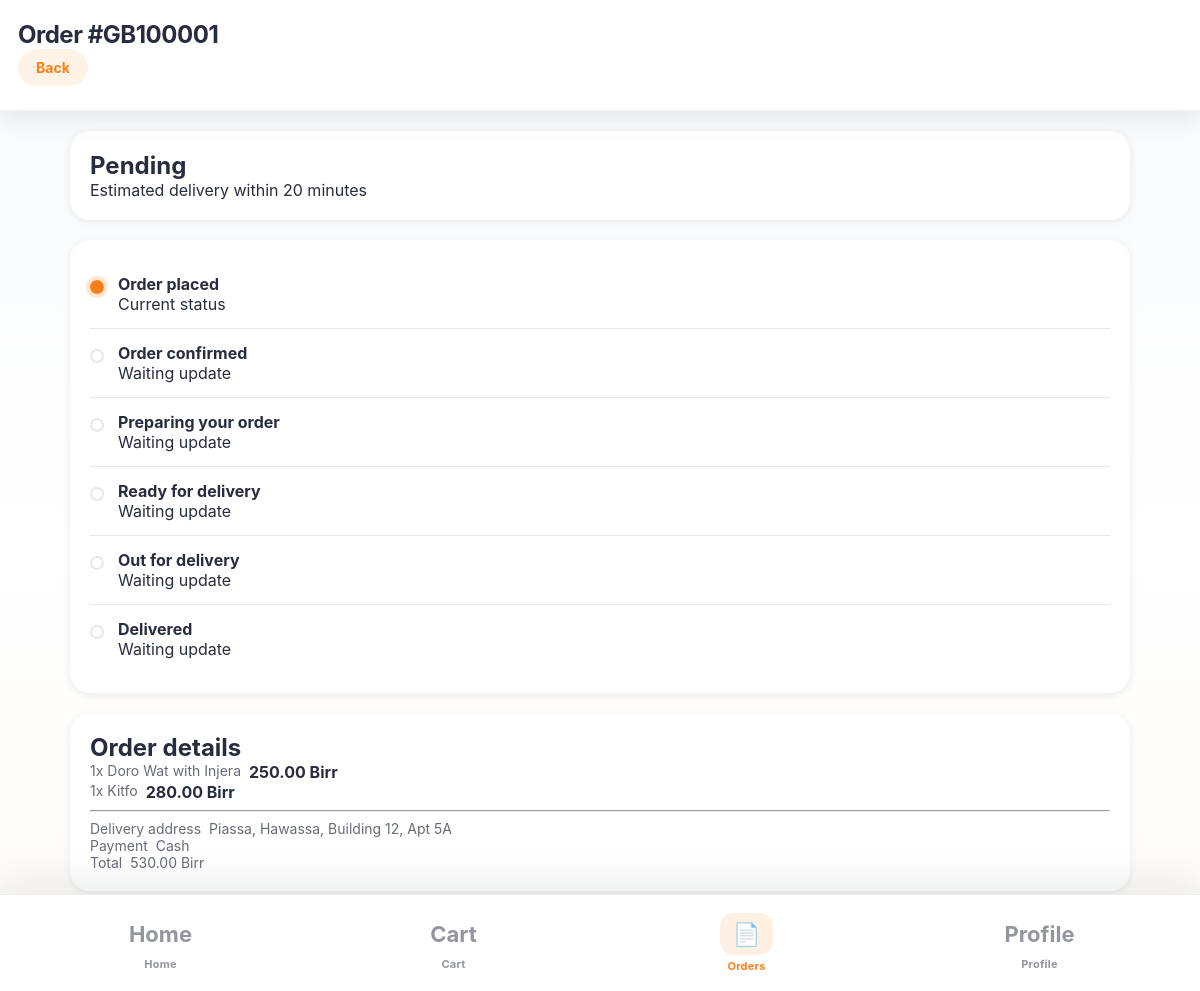
Page /customer/order-detail.php?id=1 (signed in) on the committed database.
### tables this page shows
CREATE TABLE orders (
    id INT PRIMARY KEY AUTO_INCREMENT,
    order_number VARCHAR(20) UNIQUE NOT NULL,
    user_id INT NOT NULL,
    restaurant_id INT NOT NULL,
    delivery_address TEXT NOT NULL,
    payment_method ENUM('cash', 'bank_transfer', 'telebirr', 'mpesa', 'wallet') DEFAULT 'cash',
    payment_status ENUM('pending', 'paid', 'failed') DEFAULT 'pending',
    total_amount DECIMAL(10,2) NOT NULL,
    delivery_fee DECIMAL(10,2) DEFAULT 0,
    status ENUM('pending', 'confirmed', 'preparing', 'ready', 'out_for_delivery', 'delivered', 'cancelled') DEFAULT 'pending',
    created_at TIMESTAMP DEFAULT CURRENT_TIMESTAMP,
    updated_at TIMESTAMP DEFAULT CURRENT_TIMESTAMP ON UPDATE CURRENT_TIMESTAMP,
    FOREIGN KEY (user_id) REFERENCES users(id) ON DELETE CASCADE,
    FOREIGN KEY (restaurant_id) REFERENCES restaurants(id) ON DELETE CASCADE
);

CREATE TABLE order_items (
    id INT PRIMARY KEY AUTO_INCREMENT,
    order_id INT NOT NULL,
    menu_item_id INT NOT NULL,
    quantity INT NOT NULL,
    price DECIMAL(10,2) NOT NULL,
    FOREIGN KEY (order_id) REFERENCES orders(id) ON DELETE CASCADE,
    FOREIGN KEY (menu_item_id) REFERENCES menu_items(id) ON DELETE CASCADE
);

CREATE TABLE menu_items (
    id INT PRIMARY KEY AUTO_INCREMENT,
    category_id INT NOT NULL,
    name VARCHAR(150) NOT NULL,
    description TEXT,
    price DECIMAL(10,2) NOT NULL,
    image VARCHAR(255),
    is_available BOOLEAN DEFAULT true,
    created_at TIMESTAMP DEFAULT CURRENT_TIMESTAMP,
    FOREIGN KEY (category_id) REFERENCES categories(id) ON DELETE CASCADE
);

### includes/functions.php (called while the page is built, shortened)
<?php
function format_price($amount) {
    return number_format((float)$amount, 2) . ' Birr';
}

### customer/order-detail.php (the view, shortened to what this page needs)
<?php
require_once __DIR__ . '/../includes/db.php';
$id = (int)($_GET['id'] ?? 0);
$stmt = $pdo->prepare('SELECT o.*, r.name AS restaurant_name, r.location AS restaurant_location FROM orders o JOIN restaurants r ON o.restaurant_id = r.id WHERE o.id = ? AND o.user_id = ? LIMIT 1');
$stmt->execute([$id, $_SESSION['user']['id']]);
$order = $stmt->fetch(PDO::FETCH_ASSOC);
$itemStmt = $pdo->prepare('SELECT oi.*, mi.name FROM order_items oi JOIN menu_items mi ON oi.menu_item_id = mi.id WHERE oi.order_id = ?');
$itemStmt->execute([$id]);
$items = $itemStmt->fetchAll(PDO::FETCH_ASSOC);
$states = ['pending' => 'Order placed', 'confirmed' => 'Order confirmed', 'preparing' => 'Preparing your order', 'ready' => 'Ready for delivery', 'out_for_delivery' => 'Out for delivery', 'delivered' => 'Delivered'];
?>
<!DOCTYPE html>
<html lang="en">
<head>
    <link rel="stylesheet" href="/assets/css/style.css">
</head>
<body>
    <header class="page-header">
        <h1>Order #<?= htmlspecialchars($order['order_number']) ?></h1>
        <a class="pill-button" href="/customer/orders.php">Back</a>
    </header>
    <main class="page-content">
        <section class="track-card" data-order-id="<?= $order['id'] ?>">
            <h2><?= ucfirst(str_replace('_', ' ', $order['status'])) ?></h2>
            <p>Estimated delivery within 20 minutes</p>
        </section>
        <section class="timeline-card">
            <?php foreach ($states as $key => $label): ?>
                <div class="timeline-item <?= $key === $order['status'] ? 'active' : ($key === 'delivered' && $order['status'] === 'delivered' ? 'active' : '') ?>" data-status="<?= $key ?>">
                    <span class="timeline-dot"></span>
                    <div>
                        <strong><?= htmlspecialchars($label) ?></strong>
                        <p><?= $key === $order['status'] ? 'Current status' : 'Waiting update' ?></p>
                    </div>
                </div>
            <?php endforeach; ?>
        </section>
        <section class="detail-card">
            <h2>Order details</h2>
            <?php foreach ($items as $item): ?>
                <div class="detail-line">
                    <span><?= $item['quantity'] ?>x <?= htmlspecialchars($item['name']) ?></span>
                    <strong><?= format_price($item['price'] * $item['quantity']) ?></strong>
                </div>
            <?php endforeach; ?>
            <hr>
            <div class="detail-line"><span>Delivery address</span><span><?= htmlspecialchars($order['delivery_address']) ?></span></div>
            <div class="detail-line"><span>Payment</span><span><?= htmlspecialchars(ucfirst(str_replace('_', ' ', $order['payment_method']))) ?></span></div>
            <div class="detail-line"><span>Total</span><span><?= format_price($order['total_amount'] + $order['delivery_fee']) ?></span></div>
        </section>
    </main>
    <?php $active_nav = 'orders'; include __DIR__ . '/../includes/bottom-nav.php'; ?>
</body>
</html>

### assets/css/style.css (style rules this page uses)
body { transition: opacity 0.2s ease, transform 0.2s ease; }
.primary-btn, .secondary-btn, .pill-button { position: relative; overflow: hidden; }
.primary-btn::after, .secondary-btn::after, .pill-button::after { content: ''; position: absolute; inset: 0; background: radial-gradient(circle, rgba(255, 255, 255, 0.4) 0%, transparent 70%); border-radius: inherit; opacity: 0; transition: opacity 0.3s; pointer-events: none; }
.timeline-item.active .timeline-dot { animation: dot-pulse 1.5s ease-in-out infinite; }
* { box-sizing: border-box; }
:root { --primary-orange: #FC8019; --primary-dark: #E67E22; --accent-red: #FF6B6B; --accent-purple: #6C5CE7; --accent-green: #00B894; --dark-text: #282C3F; --dark-text-light: #1A202C; --gray-text: #686B78; --light-gray: #93959F; --success-green: #48C479; --error-red: #E53935; --warning-yellow: #FFC107; --bg-white: #FFFFFF; --bg-light: #F9FAFB; --bg-orange-tint: #FFF5ED; --border-gray: #E8E8E8; --shadow-sm: 0 2px 8px rgba(0, 0, 0, 0.08); --shadow-md: 0 4px 16px rgba(0, 0, 0, 0.12); --shadow-lg: 0 8px 24px rgba(0, 0, 0, 0.16); --shadow-xl: 0 12px 32px rgba(0, 0, 0, 0.18); --font: 'Okra', 'Inter', -apple-system, sans-serif; }
body { margin: 0; min-height: 100vh; font-family: var(--font); color: var(--dark-text); background: linear-gradient(180deg, #f7f9fb 0%, #ffffff 55%, #fefbf8 100%); background-attachment: fixed; }
a { color: inherit; text-decoration: none; }
h1, h2, h3, h4 { margin: 0; font-weight: 700; }
p { margin: 0; }
html { scroll-behavior: smooth; }
.info-card, .checkout-card, .menu-form-card, .menu-list, .order-card, .detail-card, .report-card, .admin-card, .track-card, .timeline-card, .stat-card, .profile-form, .cart-item-card, .summary-card, .report-line { background: #fff; border: none; border-radius: 20px; padding: 20px; margin-bottom: 20px; box-shadow: var(--shadow-sm); transition: all 0.3s cubic-bezier(0.4, 0, 0.2, 1); }
.page-header { padding: 20px 18px 24px; background: rgba(255,255,255,0.96); border-bottom: 1px solid rgba(34, 41, 47, 0.06); position: sticky; top: 0; z-index: 20; backdrop-filter: blur(18px); box-shadow: 0 8px 24px rgba(15, 23, 42, 0.08); }
.page-header h1 { font-size: 24px; letter-spacing: -0.02em; color: var(--dark-text); }
.page-content { padding: 20px; }
.restaurant-meta p, .menu-item-card p, .order-card p, .detail-line span, .report-line span { color: var(--gray-text); font-size: 14px; }
.restaurant-stats, .detail-line, .status-badge, .availability { display: flex; gap: 8px; flex-wrap: wrap; }
.track-card, .timeline-card, .report-card, .detail-card { padding: 20px; }
.timeline-card .timeline-item { display: flex; gap: 14px; align-items: flex-start; padding: 14px 0; border-bottom: 1px solid var(--border-gray); }
.timeline-card .timeline-item:last-child { border-bottom: none; }
.timeline-dot { width: 14px; height: 14px; border-radius: 50%; border: 2px solid var(--border-gray); margin-top: 6px; transition: all 0.3s ease; }
.timeline-item.active .timeline-dot { background: linear-gradient(135deg, var(--primary-orange), var(--primary-dark)); border-color: var(--primary-orange); box-shadow: 0 0 0 4px rgba(252, 128, 25, 0.2); }
body:has(.bottom-nav) .page-content { padding-bottom: 80px; }
@media (min-width: 1024px) { .page-content { max-width: 1100px; margin: 0 auto; } }
.pill-button { display: inline-flex; align-items: center; gap: 8px; background: rgba(252, 128, 25, 0.1); color: var(--primary-orange); border: none; border-radius: 999px; padding: 10px 18px; font-weight: 700; font-size: 14px; transition: all 0.25s ease; cursor: pointer; }

### rows in the picture
orders: order_number "GB100001", status "Pending", delivery_address "Piassa, Hawassa, Building 12, Apt 5A", payment_method "Cash", format_price($order['total_amount'] + $order['delivery_fee']) "530.00 Birr"
order_items: quantity "1", menu_item.name "Doro Wat with Injera", format_price($item['price'] * $item['quantity']) "250.00 Birr"
order_items: quantity "1", menu_item.name "Kitfo", format_price($item['price'] * $item['quantity']) "280.00 Birr"

### other values in the picture
$label "Order placed"
$label "Order confirmed"
$label "Preparing your order"
$label "Ready for delivery"
$label "Out for delivery"
$label "Delivered"
